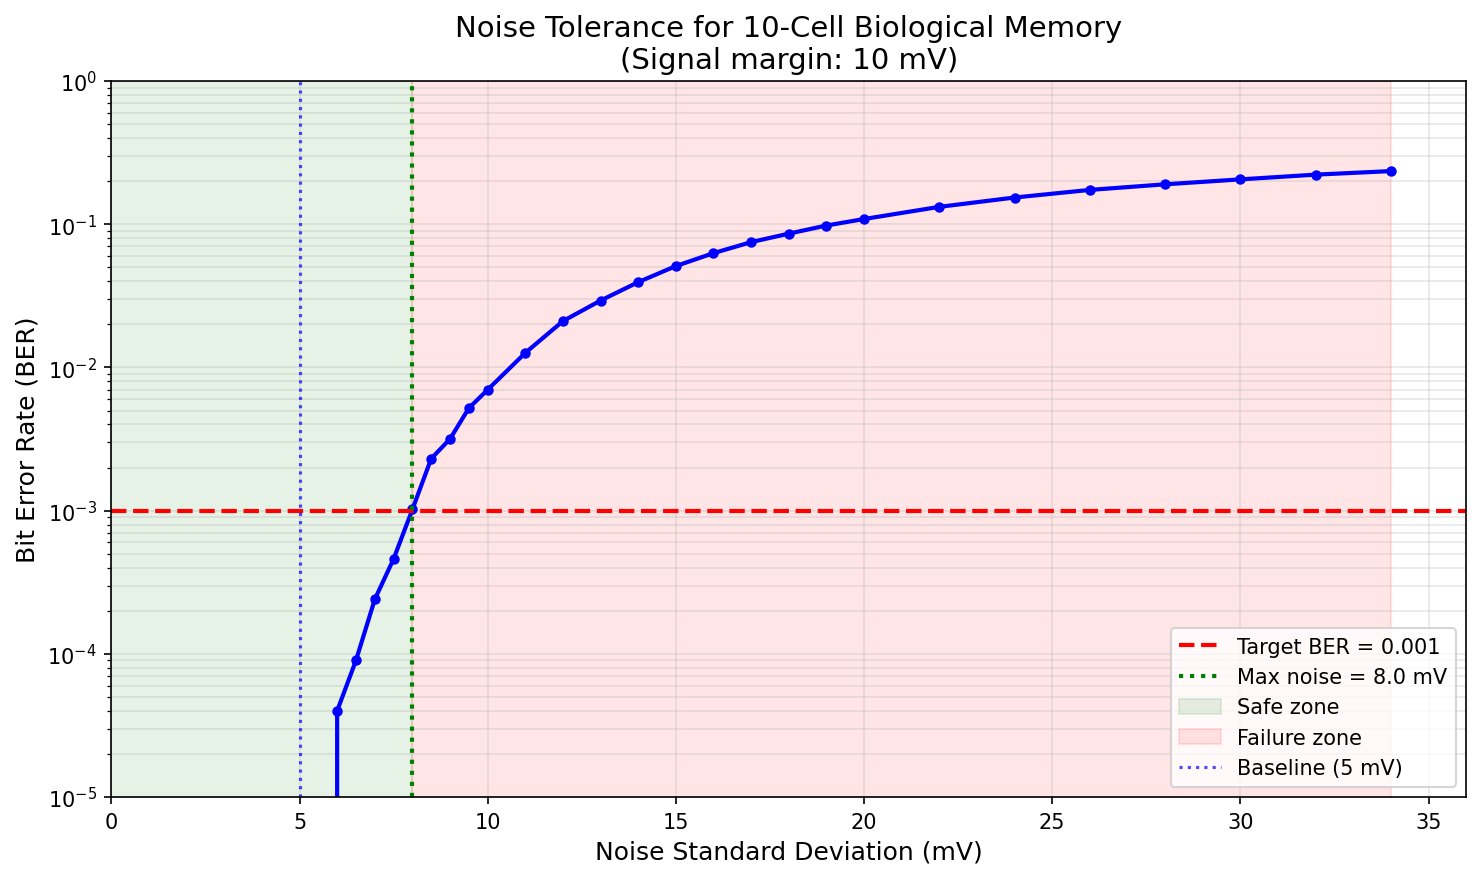

This chart was generated by the following Python code:
#!/usr/bin/env python3
"""
Noise Tolerance Sweep - Find Maximum Tolerable Noise for BER < 10^-3
=====================================================================

Sweeps noise levels to find the threshold where bit error rate exceeds 10^-3.
This answers: "What is the maximum tolerable noise before BER exceeds 10^-3?"

Uses the same majority-vote model from ber_vs_cell_count.py
"""

import numpy as np
import matplotlib.pyplot as plt
from pathlib import Path

SCRIPT_DIR = Path(__file__).parent.resolve()

# =============================================================================
# PARAMETERS
# =============================================================================
VMEM_THRESHOLD = -40.0    # mV
VMEM_BIT_0 = -50.0        # mV (10mV below threshold)
VMEM_BIT_1 = -30.0        # mV (10mV above threshold)
N_CELLS = 10              # Number of cells per bit (from previous finding)
N_TRIALS = 50000          # More trials for accuracy at low BER
TARGET_BER = 1e-3

# Noise levels to test (mV standard deviation)
NOISE_LEVELS = np.concatenate([
    np.arange(1, 10, 0.5),    # 1-10 mV in 0.5 steps
    np.arange(10, 20, 1),     # 10-20 mV in 1 step
    np.arange(20, 35, 2),     # 20-35 mV in 2 steps
])

print("=" * 60)
print("Noise Tolerance Sweep")
print(f"Finding maximum noise for BER < {TARGET_BER}")
print("=" * 60)
print(f"\nFixed parameters:")
print(f"  N cells per bit: {N_CELLS}")
print(f"  Threshold:       {VMEM_THRESHOLD} mV")
print(f"  Bit 0 target:    {VMEM_BIT_0} mV")
print(f"  Bit 1 target:    {VMEM_BIT_1} mV")
print(f"  Signal margin:   {abs(VMEM_BIT_1 - VMEM_THRESHOLD)} mV")
print(f"  Trials per noise level: {N_TRIALS:,}")


def calculate_ber(n_cells: int, noise_std: float, n_trials: int) -> float:
    """Calculate BER for given noise level."""
    errors = 0

    # Test bit "0"
    vmem_0 = VMEM_BIT_0 + np.random.normal(0, noise_std, (n_trials, n_cells))
    votes_0 = np.sum(vmem_0 > VMEM_THRESHOLD, axis=1)
    errors += np.sum(votes_0 > n_cells / 2)  # Error if majority reads "1"

    # Test bit "1"
    vmem_1 = VMEM_BIT_1 + np.random.normal(0, noise_std, (n_trials, n_cells))
    votes_1 = np.sum(vmem_1 > VMEM_THRESHOLD, axis=1)
    errors += np.sum(votes_1 <= n_cells / 2)  # Error if majority reads "0"

    return errors / (2 * n_trials)


print(f"\nSweeping noise from {NOISE_LEVELS[0]} to {NOISE_LEVELS[-1]} mV...")
print("-" * 60)

ber_values = []
max_tolerable_noise = None

for noise in NOISE_LEVELS:
    ber = calculate_ber(N_CELLS, noise, N_TRIALS)
    ber_values.append(ber)

    # Track when we cross the threshold
    if max_tolerable_noise is None and ber >= TARGET_BER:
        max_tolerable_noise = noise

    # Print with status
    if ber < TARGET_BER:
        status = "✓ OK"
    elif ber < TARGET_BER * 10:
        status = "⚠ MARGINAL"
    else:
        status = "✗ FAIL"

    print(f"  Noise = {noise:5.1f} mV  |  BER = {ber:.2e}  |  {status}")

print("-" * 60)

# =============================================================================
# RESULTS
# =============================================================================
print("\n" + "=" * 60)
print("RESULTS")
print("=" * 60)

if max_tolerable_noise:
    # Interpolate to find more precise threshold
    idx = np.where(np.array(ber_values) >= TARGET_BER)[0][0]
    if idx > 0:
        # Linear interpolation between last OK and first FAIL
        noise_low = NOISE_LEVELS[idx - 1]
        noise_high = NOISE_LEVELS[idx]
        ber_low = ber_values[idx - 1]
        ber_high = ber_values[idx]

        # Interpolate to find noise at exactly TARGET_BER
        if ber_high != ber_low:
            precise_threshold = noise_low + (noise_high - noise_low) * (TARGET_BER - ber_low) / (ber_high - ber_low)
        else:
            precise_threshold = noise_high
    else:
        precise_threshold = max_tolerable_noise

    print(f"\n  MAXIMUM TOLERABLE NOISE: {precise_threshold:.1f} mV")
    print(f"  (for BER < {TARGET_BER} with {N_CELLS} cells)")

    # Safety margin
    safety_margin = precise_threshold / 5.0  # Our baseline noise
    print(f"\n  Safety margin vs 5mV baseline: {safety_margin:.1f}x")

    # SNR at threshold
    signal = abs(VMEM_BIT_1 - VMEM_THRESHOLD)
    snr_at_threshold = signal / precise_threshold
    print(f"  SNR at threshold: {snr_at_threshold:.2f}")
else:
    print(f"\n  BER remained below {TARGET_BER} for all tested noise levels!")
    print(f"  System is robust up to at least {NOISE_LEVELS[-1]} mV noise")

# Biological context
print("\n  BIOLOGICAL NOISE SOURCES:")
print("  ─────────────────────────")
print("  • Thermal noise (kT):        ~0.5-1 mV")
print("  • Ion channel stochastic:    ~2-5 mV")
print("  • Gap junction variability:  ~3-8 mV")
print("  • Metabolic fluctuations:    ~5-10 mV")
print("  • External perturbations:    ~10-20 mV")

# =============================================================================
# VISUALIZATION
# =============================================================================
plt.figure(figsize=(10, 6))

plt.semilogy(NOISE_LEVELS, ber_values, 'b-o', linewidth=2, markersize=4)
plt.axhline(y=TARGET_BER, color='r', linestyle='--', linewidth=2, label=f'Target BER = {TARGET_BER}')

if max_tolerable_noise:
    plt.axvline(x=precise_threshold, color='g', linestyle=':', linewidth=2,
                label=f'Max noise = {precise_threshold:.1f} mV')
    plt.fill_betweenx([1e-6, 1], 0, precise_threshold, color='green', alpha=0.1, label='Safe zone')
    plt.fill_betweenx([1e-6, 1], precise_threshold, NOISE_LEVELS[-1], color='red', alpha=0.1, label='Failure zone')

# Mark our baseline
plt.axvline(x=5.0, color='blue', linestyle=':', linewidth=1.5, alpha=0.7, label='Baseline (5 mV)')

plt.xlabel('Noise Standard Deviation (mV)', fontsize=12)
plt.ylabel('Bit Error Rate (BER)', fontsize=12)
plt.title(f'Noise Tolerance for {N_CELLS}-Cell Biological Memory\n(Signal margin: {abs(VMEM_BIT_1 - VMEM_THRESHOLD):.0f} mV)', fontsize=14)
plt.legend(loc='lower right', fontsize=10)
plt.grid(True, alpha=0.3, which='both')
plt.xlim(0, NOISE_LEVELS[-1] + 2)
plt.ylim(1e-5, 1)

plt.tight_layout()

output_path = SCRIPT_DIR / 'noise_tolerance_sweep.png'
plt.savefig(output_path, dpi=150, bbox_inches='tight')
print(f"\nPlot saved to: {output_path}")

plt.show()
